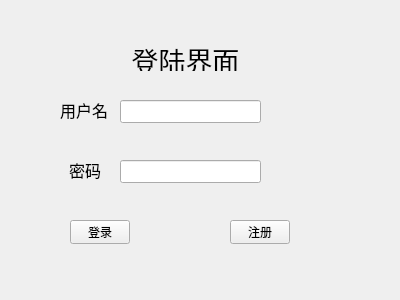
<?xml version="1.0" encoding="UTF-8"?>
<ui version="4.0">
 <class>LoginClass</class>
 <widget class="QWidget" name="LoginClass">
  <property name="geometry">
   <rect>
    <x>0</x>
    <y>0</y>
    <width>400</width>
    <height>300</height>
   </rect>
  </property>
  <property name="windowTitle">
   <string>Login</string>
  </property>
  <widget class="QLabel" name="label">
   <property name="geometry">
    <rect>
     <x>130</x>
     <y>40</y>
     <width>111</width>
     <height>31</height>
    </rect>
   </property>
   <property name="text">
    <string>&lt;html&gt;&lt;head/&gt;&lt;body&gt;&lt;p align=&quot;center&quot;&gt;&lt;span style=&quot; font-size:20pt;&quot;&gt;登陆界面&lt;/span&gt;&lt;/p&gt;&lt;/body&gt;&lt;/html&gt;</string>
   </property>
  </widget>
  <widget class="QLabel" name="label_2">
   <property name="geometry">
    <rect>
     <x>60</x>
     <y>90</y>
     <width>50</width>
     <height>40</height>
    </rect>
   </property>
   <property name="text">
    <string>&lt;html&gt;&lt;head/&gt;&lt;body&gt;&lt;p&gt;&lt;span style=&quot; font-size:12pt;&quot;&gt;用户名&lt;/span&gt;&lt;/p&gt;&lt;/body&gt;&lt;/html&gt;</string>
   </property>
  </widget>
  <widget class="QLabel" name="label_3">
   <property name="geometry">
    <rect>
     <x>60</x>
     <y>150</y>
     <width>50</width>
     <height>40</height>
    </rect>
   </property>
   <property name="text">
    <string>&lt;html&gt;&lt;head/&gt;&lt;body&gt;&lt;p align=&quot;center&quot;&gt;&lt;span style=&quot; font-size:12pt;&quot;&gt;密码&lt;/span&gt;&lt;/p&gt;&lt;/body&gt;&lt;/html&gt;</string>
   </property>
  </widget>
  <widget class="QLineEdit" name="UserName">
   <property name="geometry">
    <rect>
     <x>120</x>
     <y>100</y>
     <width>141</width>
     <height>23</height>
    </rect>
   </property>
  </widget>
  <widget class="QLineEdit" name="Password">
   <property name="geometry">
    <rect>
     <x>120</x>
     <y>160</y>
     <width>141</width>
     <height>23</height>
    </rect>
   </property>
  </widget>
  <widget class="QPushButton" name="Login">
   <property name="geometry">
    <rect>
     <x>70</x>
     <y>220</y>
     <width>60</width>
     <height>24</height>
    </rect>
   </property>
   <property name="text">
    <string>登录</string>
   </property>
  </widget>
  <widget class="QPushButton" name="Registered">
   <property name="geometry">
    <rect>
     <x>230</x>
     <y>220</y>
     <width>60</width>
     <height>24</height>
    </rect>
   </property>
   <property name="text">
    <string>注册</string>
   </property>
  </widget>
  <widget class="QLabel" name="display">
   <property name="geometry">
    <rect>
     <x>153</x>
     <y>190</y>
     <width>111</width>
     <height>16</height>
    </rect>
   </property>
   <property name="text">
    <string/>
   </property>
  </widget>
 </widget>
 <layoutdefault spacing="6" margin="11"/>
 <resources/>
 <connections/>
</ui>
